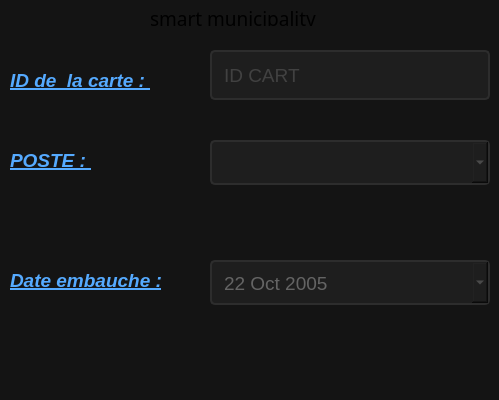
                            <widget class="QFrame" name="frame_6">
                             <property name="minimumSize">
                              <size>
                               <width>0</width>
                               <height>400</height>
                              </size>
                             </property>
                             <property name="styleSheet">
                              <string notr="true">background-color: rgb(20, 20, 20);
border-radius: 10px;</string>
                             </property>
                             <property name="frameShape">
                              <enum>QFrame::StyledPanel</enum>
                             </property>
                             <property name="frameShadow">
                              <enum>QFrame::Raised</enum>
                             </property>
                             <widget class="QLineEdit" name="lineEdit_idcarte">
                              <property name="geometry">
                               <rect>
                                <x>210</x>
                                <y>50</y>
                                <width>280</width>
                                <height>50</height>
                               </rect>
                              </property>
                              <property name="font">
                               <font>
                                <family>Segoe UI</family>
                                <pointsize>14</pointsize>
                               </font>
                              </property>
                              <property name="styleSheet">
                               <string notr="true">QLineEdit{
	border: 2px solid rgb(45, 45, 45);
	border-radius:5px;
	padding: 10px;
	background-color: rgb(30, 30, 30);
	
	color: rgb(100, 100, 100);
}
QLineEdit:hover{
	border: 2px solid rgb(55, 55, 55);
}
QLineEdit:focus{
	border: 2px solid rgb(255, 0, 0);
	color: rgb(200, 200, 205);
}</string>
                              </property>
                              <property name="maxLength">
                               <number>50</number>
                              </property>
                              <property name="placeholderText">
                               <string>ID CART</string>
                              </property>
                             </widget>
                             <widget class="QDateEdit" name="dateEdit_dateembauche">
                              <property name="geometry">
                               <rect>
                                <x>210</x>
                                <y>260</y>
                                <width>280</width>
                                <height>45</height>
                               </rect>
                              </property>
                              <property name="font">
                               <font>
                                <family>Segoe UI</family>
                                <pointsize>14</pointsize>
                               </font>
                              </property>
                              <property name="styleSheet">
                               <string notr="true">QDateEdit{
	border: 2px solid rgb(45, 45, 45);
	border-radius:5px;
	padding: 10px;
	background-color: rgb(30, 30, 30);
	
	color: rgb(100, 100, 100);
}
QDateEdit:hover{
	border: 2px solid rgb(55, 55, 55);
}
QDateEdit:focus{
	border: 2px solid rgb(255, 0, 0);
	color: rgb(200, 200, 205);
}</string>
                              </property>
                              <property name="calendarPopup">
                               <bool>true</bool>
                              </property>
                              <property name="date">
                               <date>
                                <year>2005</year>
                                <month>10</month>
                                <day>22</day>
                               </date>
                              </property>
                             </widget>
                             <widget class="QLabel" name="label_12">
                              <property name="geometry">
                               <rect>
                                <x>10</x>
                                <y>70</y>
                                <width>181</width>
                                <height>21</height>
                               </rect>
                              </property>
                              <property name="font">
                               <font>
                                <family>Segoe UI</family>
                                <pointsize>14</pointsize>
                                <weight>75</weight>
                                <italic>true</italic>
                                <bold>true</bold>
                                <underline>true</underline>
                               </font>
                              </property>
                              <property name="styleSheet">
                               <string notr="true">color: rgb(85, 170, 255);
background : none;
</string>
                              </property>
                              <property name="text">
                               <string>ID de  la carte : </string>
                              </property>
                             </widget>
                             <widget class="QLabel" name="label_14">
                              <property name="geometry">
                               <rect>
                                <x>10</x>
                                <y>150</y>
                                <width>181</width>
                                <height>21</height>
                               </rect>
                              </property>
                              <property name="font">
                               <font>
                                <family>Segoe UI</family>
                                <pointsize>14</pointsize>
                                <weight>75</weight>
                                <italic>true</italic>
                                <bold>true</bold>
                                <underline>true</underline>
                               </font>
                              </property>
                              <property name="styleSheet">
                               <string notr="true">color: rgb(85, 170, 255);
background : none;
</string>
                              </property>
                              <property name="text">
                               <string>POSTE : </string>
                              </property>
                             </widget>
                             <widget class="QLabel" name="label_26">
                              <property name="geometry">
                               <rect>
                                <x>10</x>
                                <y>270</y>
                                <width>181</width>
                                <height>21</height>
                               </rect>
                              </property>
                              <property name="font">
                               <font>
                                <family>Segoe UI</family>
                                <pointsize>14</pointsize>
                                <weight>75</weight>
                                <italic>true</italic>
                                <bold>true</bold>
                                <underline>true</underline>
                               </font>
                              </property>
                              <property name="styleSheet">
                               <string notr="true">color: rgb(85, 170, 255);
background : none;
</string>
                              </property>
                              <property name="text">
                               <string>Date embauche :</string>
                              </property>
                             </widget>
                             <widget class="QLabel" name="label_10">
                              <property name="geometry">
                               <rect>
                                <x>150</x>
                                <y>10</y>
                                <width>241</width>
                                <height>16</height>
                               </rect>
                              </property>
                              <property name="font">
                               <font>
                                <family>Stencil</family>
                                <pointsize>14</pointsize>
                                <underline>true</underline>
                               </font>
                              </property>
                              <property name="text">
                               <string>smart municipality</string>
                              </property>
                             </widget>
                             <widget class="QComboBox" name="comboBox_poste">
                              <property name="geometry">
                               <rect>
                                <x>210</x>
                                <y>140</y>
                                <width>280</width>
                                <height>45</height>
                               </rect>
                              </property>
                              <property name="styleSheet">
                               <string notr="true">QComboBox{
	border: 2px solid rgb(45, 45, 45);
	border-radius:5px;
	padding: 15px;
	padding-left: 10px;
	background-color: rgb(30, 30, 30);
	
	color: rgb(100, 100, 100);
}
QComboBox:hover{
	border: 2px solid rgb(55, 55, 55);
}



QComboBox QAbstractItemView {
	color: rgb(85, 170, 255);	
	background-color: rgb(27, 29, 35);
	padding: 10px;
	selection-background-color: rgb(39, 44, 54);
}</string>
                              </property>
                             </widget>
                            </widget>
